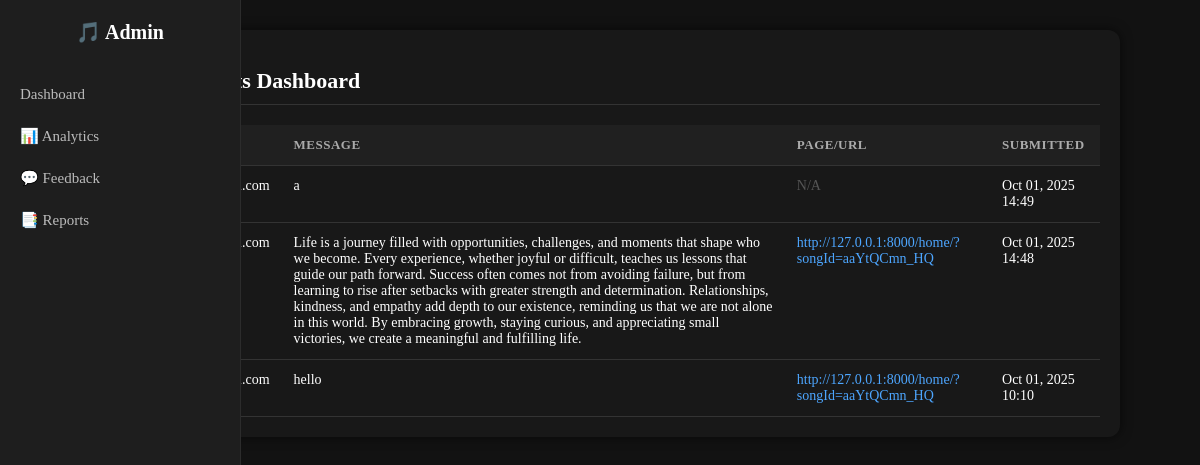
/reports-dashboard/, run on the app's committed database.
### hibiki/models.py (models this page shows, shortened)
class Report(models.Model):
    name = models.CharField(max_length=150)
    email = models.EmailField()
    message = models.TextField()
    url = models.URLField(blank=True, null=True)  # optional
    created_at = models.DateTimeField(auto_now_add=True)

### hibiki/views.py (the view)
# urls.py: path("reports-dashboard/", views.reports_dashboard, name="reports_dashboard"),
def reports_dashboard(request):
    reports = Report.objects.all().order_by("-created_at")
    return render(request, "reports_dashboard.html", {"reports": reports})

### hibiki/templates/reports_dashboard.html (shortened to what this page needs)
{% extends "admin_dashboard.html" %}
{% block content %}
<div class="reports-container">
  <h2>📋 Bug Reports Dashboard</h2>
  <table>
    <thead>
      <tr>
        <th>Name</th>
        <th>Email</th>
        <th>Message</th>
        <th>Page/URL</th>
        <th>Submitted</th>
      </tr>
    </thead>
    <tbody>
      {% for report in reports %}
      <tr>
        <td>{{ report.name }}</td>
        <td>{{ report.email }}</td>
        <td>{{ report.message }}</td>
        <td>
          {% if report.url %}
            <a href="{{ report.url }}" target="_blank" class="url">{{ report.url }}</a>
          {% else %}
            <span style="color: #555;">N/A</span>
          {% endif %}
        </td>
        <td>{{ report.created_at|date:"M d, Y H:i" }}</td>
      </tr>
      {% empty %}
      <tr>
        <td colspan="5" class="empty-row">No reports yet</td>
      </tr>
      {% endfor %}
    </tbody>
  </table>
</div>
{% endblock %}

### hibiki/static/hibiki/css/admin.css (style rules this page uses)
body { background: #121212; }

### hibiki/templates/reports_dashboard.html (style rules this page uses)
.reports-container { max-width: 1000px; margin: 30px auto; background: #181818; padding: 20px; border-radius: 12px; color: #fff; box-shadow: 0 0 12px rgba(0,0,0,0.6); }
.reports-container h2 { margin-bottom: 20px; font-size: 22px; font-weight: 600; color: #fff; border-bottom: 1px solid #333; padding-bottom: 10px; }
table { width: 100%; border-collapse: collapse; color: #fff; font-size: 14px; }
thead { background: #202020; }
th, td { padding: 12px; border-bottom: 1px solid #333; text-align: left; vertical-align: top; }
th { font-weight: 600; color: #aaa; font-size: 13px; text-transform: uppercase; letter-spacing: 0.5px; }
.url { color: #4da6ff; text-decoration: none; }

### data on the page
Report: message "a", shows "N/A", created_at "Oct 01, 2025 14:49"
Report: message "Life is a journey filled with opportunities, challenges, and moments that shape who we become. Every experience, whether joyful or difficult, teaches us lessons that guide our path forward. Success often comes not from avoiding failure, but from learning to rise after setbacks with greater strength and determination. Relationships, kindness, and empathy add depth to our existence, reminding us that we are not alone in this world. By embracing growth, staying curious, and appreciating small victories, we create a meaningful and fulfilling life.", url "http://127.0.0.1:8000/home/?songId=aaYtQCmn_HQ", created_at "Oct 01, 2025 14:48"
Report: message "hello", url "http://127.0.0.1:8000/home/?songId=aaYtQCmn_HQ", created_at "Oct 01, 2025 10:10"
